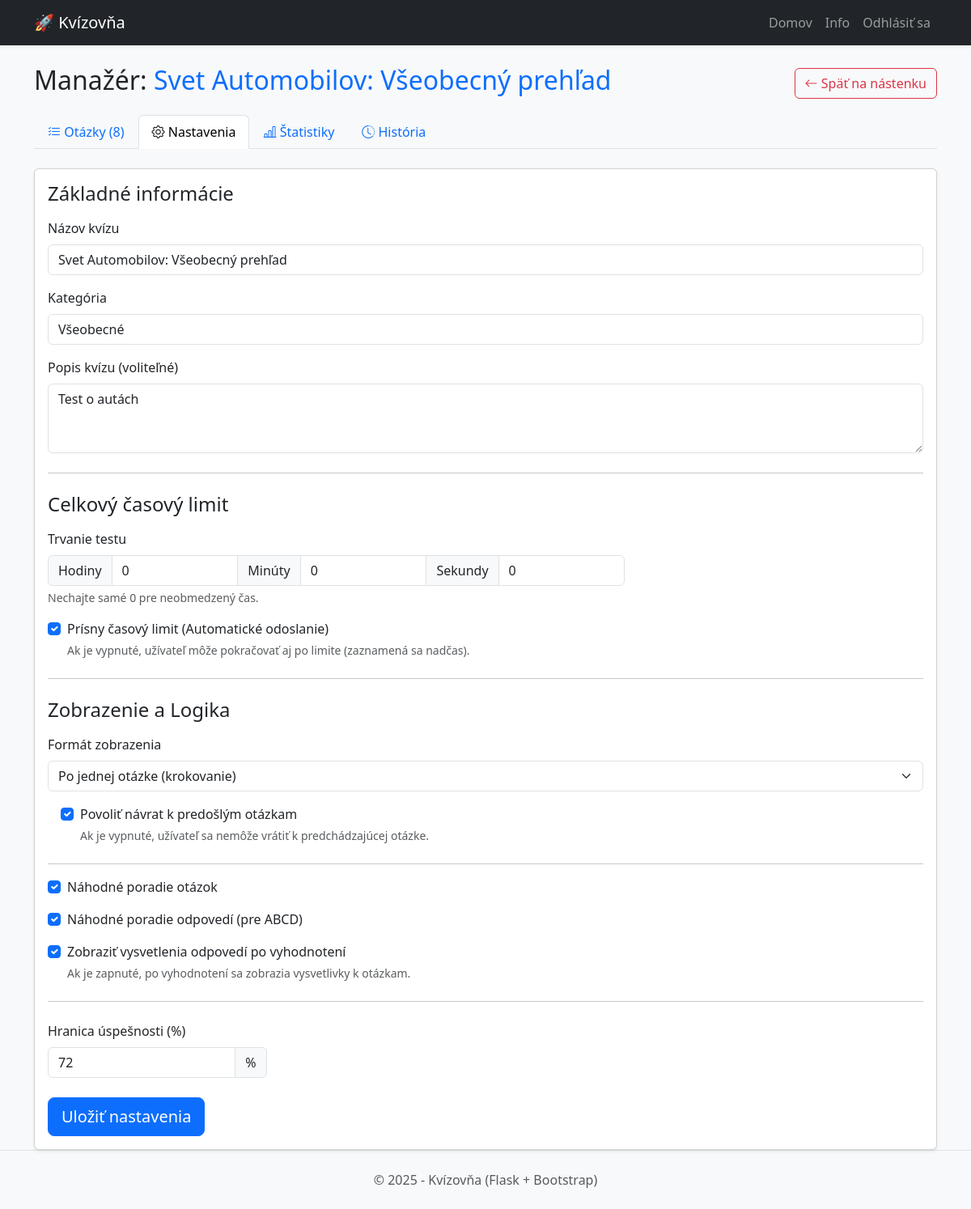
The page /quiz/1/manage/settings (signed in) on the database as committed earlier.
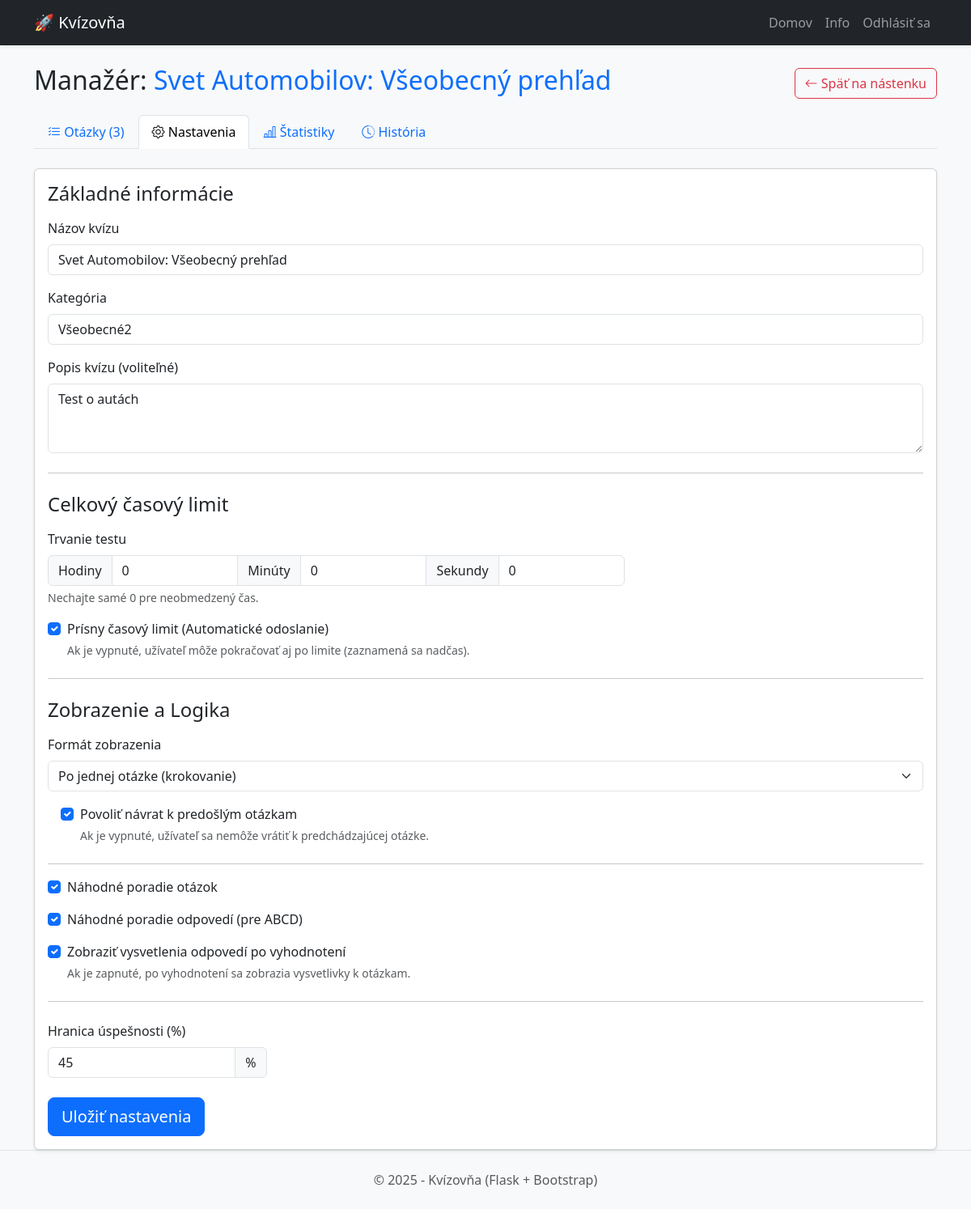
The same page on the database as committed later.
### app.py (models this page shows, shortened)
class Quiz(db.Model):
    id = db.Column(db.Integer, primary_key=True)
    title = db.Column(db.String(100), nullable=False)
    user_id = db.Column(db.Integer, db.ForeignKey('user.id'), nullable=False)
    category = db.Column(db.String(50), default='Všeobecné', nullable=False)
    description = db.Column(db.Text, nullable=True) # Popis kvízu
    time_limit_seconds = db.Column(db.Integer, default=0)
    time_per_question_seconds = db.Column(db.Integer, default=0)
    display_mode = db.Column(db.String(20), default='all_at_once')
    allow_backtracking = db.Column(db.Boolean, default=True) # Možnosť vrátiť sa späť
    strict_time_limit = db.Column(db.Boolean, default=True)
    shuffle_questions = db.Column(db.Boolean, default=False) # Premiešať otázky
    shuffle_options = db.Column(db.Boolean, default=False)   # Premiešať odpovede (ABCD)
    passing_score = db.Column(db.Integer, default=50) # Hranica úspešnosti v %
    show_explanations = db.Column(db.Boolean, default=True) # Zobraziť vysvetlenia po teste
    questions = db.relationship('Question', backref='quiz', lazy=True, cascade="all, delete-orphan")
    results = db.relationship('QuizResult', backref='quiz', lazy=True, cascade="all, delete-orphan")

### app.py (the view, shortened to what this page needs)
@app.route('/quiz/<int:quiz_id>/manage/settings', methods=['GET', 'POST'])
@login_required
def manage_quiz_settings(quiz_id):
    quiz = Quiz.query.get_or_404(quiz_id)
    if quiz.author != current_user:
        flash('Nemáte oprávnenie upravovať tento kvíz.', 'danger')
        return redirect(url_for('index'))
    form = QuizSettingsForm(obj=quiz) # 'obj=quiz' automaticky predvyplní formulár dátami z DB!
    if request.method == 'GET':
        total_sec = quiz.time_limit_seconds
        form.total_h.data = total_sec // 3600
        form.total_m.data = (total_sec % 3600) // 60
        form.total_s.data = total_sec % 60
        quest_sec = quiz.time_per_question_seconds
        form.question_m.data = quest_sec // 60
        form.question_s.data = quest_sec % 60
    return render_template('manage_settings.html', title='Nastavenia kvízu', quiz=quiz, form=form)

### app.py (called while the page is built)
@login_manager.user_loader
def load_user(user_id):
    return User.query.get(int(user_id))

### templates/manage_settings.html (shortened to what this page needs)
{% extends 'manage_layout.html' %}
{% block manager_content %}
<div class="card shadow-sm">
    <div class="card-body">
        <form method="POST">
            <h4 class="mb-3">Základné informácie</h4>
            <div class="mb-3">
                {{ form.title.label(class="form-label") }}
                {{ form.title(class="form-control") }}
            </div>
            <div class="mb-3">
                {{ form.category.label(class="form-label") }}
                {{ form.category(class="form-control") }}
            </div>
            <div class="mb-3">
                {{ form.description.label(class="form-label") }}
                {{ form.description(class="form-control", rows=3) }}
            </div>
            <hr class="my-4">
            <div id="totalTimeSection">
                <h4 class="mb-3">Celkový časový limit</h4>
                <div class="row">
                    <div class="col-md-8">
                        <label class="form-label">Trvanie testu</label>
                        <div class="input-group">
                            <span class="input-group-text">Hodiny</span>
                            {{ form.total_h(class="form-control") }}
                            <span class="input-group-text">Minúty</span>
                            {{ form.total_m(class="form-control") }}
                            <span class="input-group-text">Sekundy</span>
                            {{ form.total_s(class="form-control") }}
                        </div>
                        <div class="form-text">Nechajte samé 0 pre neobmedzený čas.</div>
                    </div>
                </div>
                <div class="mb-3 mt-3 form-check">
                    {{ form.strict_time_limit(class="form-check-input") }}
                    {{ form.strict_time_limit.label(class="form-check-label") }}
                    <div class="form-text text-muted">
                        {{ form.strict_time_limit.description }}
                    </div>
                </div>
                <hr class="my-4">
            </div>
            <h4 class="mb-3">Zobrazenie a Logika</h4>
            <div class="mb-3">
                {{ form.display_mode.label(class="form-label") }}
                {{ form.display_mode(class="form-select", id="displayModeSelect") }}
            </div>
            <div class="mb-3 form-check ms-3" id="backtrackingContainer">
                {{ form.allow_backtracking(class="form-check-input", id="backtrackingCheckbox") }}
                {{ form.allow_backtracking.label(class="form-check-label") }}
                <div class="form-text text-muted">
                    Ak je vypnuté, užívateľ sa nemôže vrátiť k predchádzajúcej otázke.
                </div>
            </div>
            <hr class="mt-4">
            <div class="mb-3 form-check">
                {{ form.shuffle_questions(class="form-check-input") }}
                {{ form.shuffle_questions.label(class="form-check-label") }}
            </div>
            <div class="mb-3 form-check">
                {{ form.shuffle_options(class="form-check-input") }}
                {{ form.shuffle_options.label(class="form-check-label") }}
            </div>
            <div class="mb-3 form-check">
                {{ form.show_explanations(class="form-check-input") }}
                {{ form.show_explanations.label(class="form-check-label") }}
                <div class="form-text">Ak je zapnuté, po vyhodnotení sa zobrazia vysvetlivky k otázkam.</div>
            </div>
            <hr class="my-4">
            <div class="mb-3">
                {{ form.passing_score.label(class="form-label") }}
                <div class="input-group w-25">
                    {{ form.passing_score(class="form-control") }}
                    <span class="input-group-text">%</span>
                </div>
            </div>
            <div class="mt-4">
                {{ form.submit(class="btn btn-primary btn-lg") }}
            </div>
        </form>
    </div>
</div>
{% endblock %}

### templates/manage_layout.html
{% extends 'layout.html' %}
{% block content %}
<div class="row">
    <div class="col-12">
        <div class="d-flex justify-content-between align-items-center mb-3">
            <h2>Manažér: <span class="text-primary">{{ quiz.title }}</span></h2>
            <a href="{{ url_for('index') }}" class="btn btn-outline-danger">
                <i class="bi bi-arrow-left"></i> Späť na nástenku
            </a>
        </div>
        <ul class="nav nav-tabs mb-4">
            <li class="nav-item">
                <a class="nav-link {% if request.endpoint == 'manage_quiz_questions' or request.endpoint == 'edit_question' or request.endpoint == 'add_question' %}active{% endif %}"
                   href="{{ url_for('manage_quiz_questions', quiz_id=quiz.id) }}">
                   <i class="bi bi-list-check"></i> Otázky ({{ quiz.questions|length }})
                </a>
            </li>
            <li class="nav-item">
                <a class="nav-link {% if request.endpoint == 'manage_quiz_settings' %}active{% endif %}"
                   href="{{ url_for('manage_quiz_settings', quiz_id=quiz.id) }}">
                   <i class="bi bi-gear"></i> Nastavenia
                </a>
            </li>
            <li class="nav-item">
                <a class="nav-link {% if request.endpoint == 'manage_quiz_stats' %}active{% endif %}"
                   href="{{ url_for('manage_quiz_stats', quiz_id=quiz.id) }}">
                   <i class="bi bi-bar-chart-line"></i> Štatistiky
                </a>
            </li>
            <li class="nav-item">
                <a class="nav-link {% if request.endpoint == 'quiz_history' %}active{% endif %}"
                   href="{{ url_for('quiz_history', quiz_id=quiz.id) }}">
                   <i class="bi bi-clock-history"></i> História
                </a>
            </li>
        </ul>
    </div>
</div>
{% block manager_content %}{% endblock %}
{% endblock %}

Rows that differ between the two databases and show on the page:
changed Quiz "Svet Automobilov: Všeobecný prehľad": category "Všeobecné" → "Všeobecné2"; passing_score "72" → "45"
Other text that changed with them:
{{ quiz.questions|length }}: "8" → "3"
